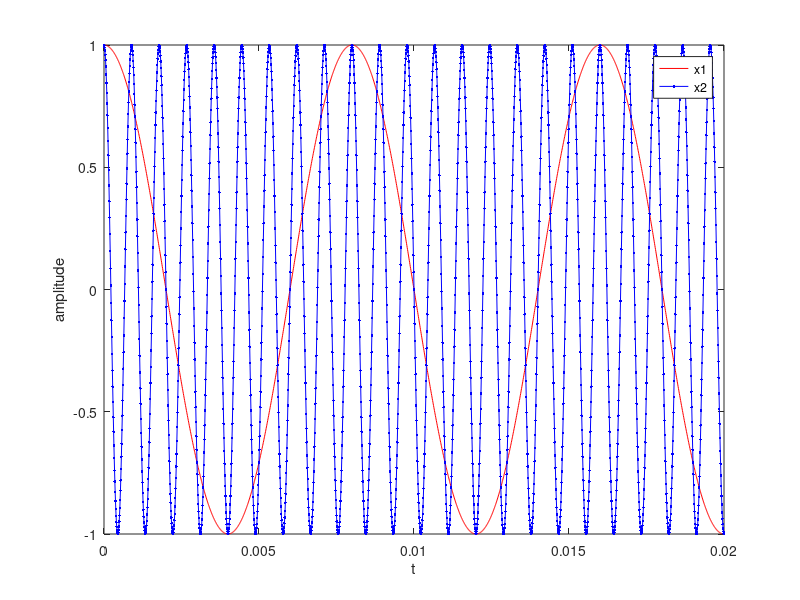

Recreate this plot in MATLAB.
clear all
close all
clc

O1 = 250*pi;
O2= 2250*pi;
Ts=1/100000;
t=0:Ts:0.02;
x1=cos(O1.*t);
x2=cos(O2.*t);

plot(t,x1, 'r'),hold on;
plot(t,x2, 'b.-'),hold on;
legend('x1','x2');
xlabel('t');
ylabel('amplitude')
